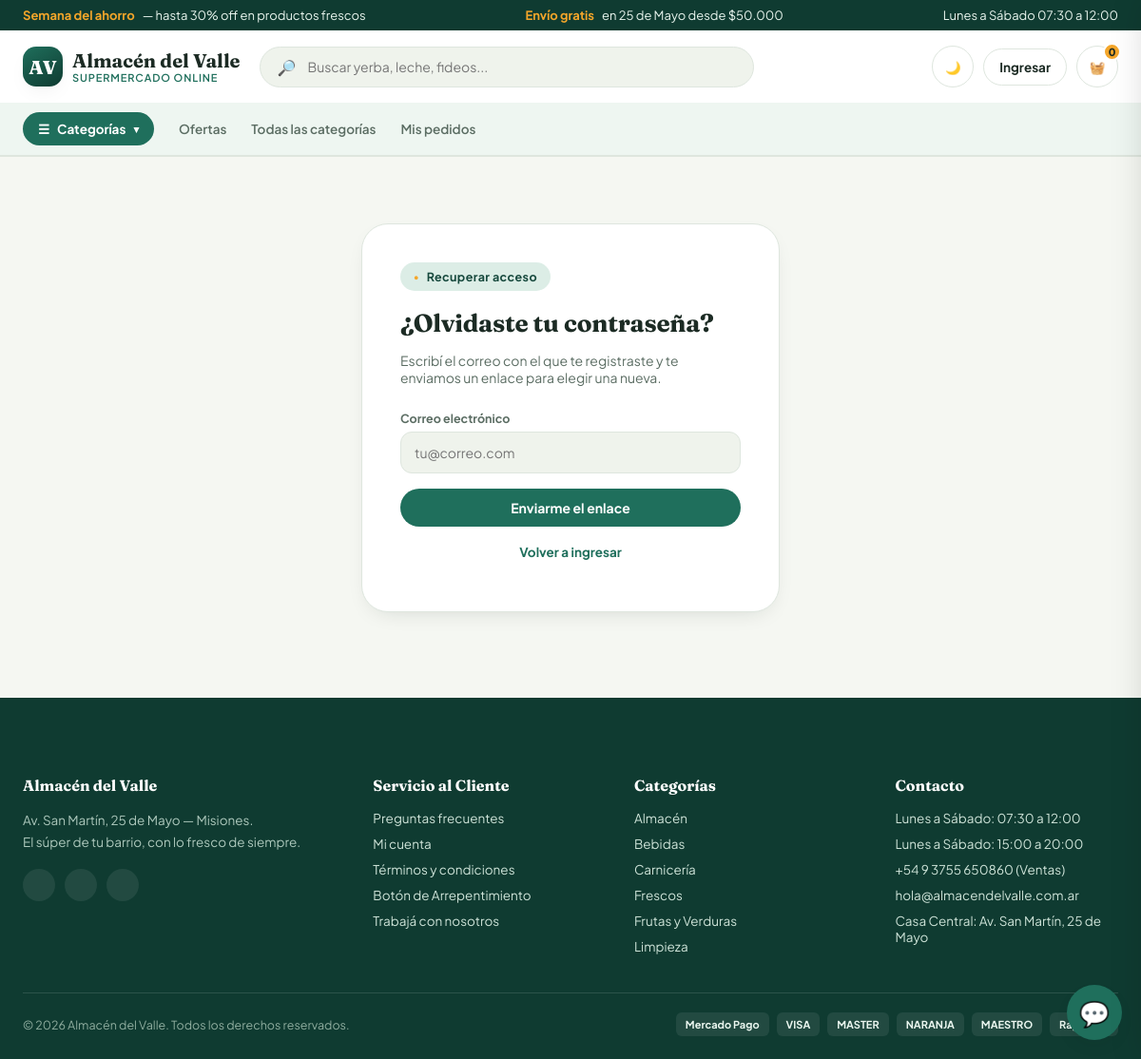
The page /recuperar-clave on the database its author committed.
### tables this page shows
CREATE TABLE horarios_atencion (
                id          INTEGER PRIMARY KEY AUTOINCREMENT,
                dias        TEXT NOT NULL,
                hora_inicio TEXT NOT NULL,
                hora_fin    TEXT NOT NULL,
                orden       INTEGER DEFAULT 0
            );

CREATE TABLE direcciones (
                id          INTEGER PRIMARY KEY AUTOINCREMENT,
                nombre      TEXT DEFAULT 'Casa Central',
                direccion   TEXT NOT NULL,
                ciudad      TEXT DEFAULT '',
                provincia   TEXT DEFAULT '',
                orden       INTEGER DEFAULT 0
            );

CREATE TABLE redes_sociales (
                id          INTEGER PRIMARY KEY AUTOINCREMENT,
                plataforma  TEXT NOT NULL,
                url         TEXT NOT NULL,
                orden       INTEGER DEFAULT 0
            );

CREATE TABLE categories (
                id          TEXT PRIMARY KEY,
                name        TEXT NOT NULL,
                icon        TEXT DEFAULT '📦',
                color       TEXT DEFAULT '#DCEDE6'
            );

CREATE TABLE contactos (
                id          INTEGER PRIMARY KEY AUTOINCREMENT,
                tipo        TEXT NOT NULL DEFAULT 'Teléfono',
                etiqueta    TEXT DEFAULT '',
                valor       TEXT NOT NULL,
                orden       INTEGER DEFAULT 0
            );

### app.py (the view)
@app.route('/recuperar-clave', methods=['GET', 'POST'])
def recuperar_clave():
    if request.method == 'POST':
        email = request.form.get('email', '').strip().lower()
        pedir_recuperacion('cliente', lambda db: db.execute(
            "SELECT id, nombre, email FROM clientes WHERE email=?", (email,)).fetchone() if '@' in email else None)
        return redirect(url_for('recuperar_clave'))
    return render_template('recuperar_clave.html')

### app.py (called while the page is built, shortened)
def get_db():
    conn = sqlite3.connect(DB_PATH)
    conn.row_factory = sqlite3.Row
    conn.execute("PRAGMA journal_mode=WAL")
    conn.execute("PRAGMA foreign_keys=ON")
    return conn

def get_cart():
    return session.setdefault('cart', [])

def version_de_estaticos():
    if time.time() < _cache_version['hasta']:
        return _cache_version['valor']

def cart_details():
    cart = get_cart()
    if not cart:
        return [], 0.0

@app.before_request
def forzar_https():
    if USAR_HTTPS and not request.is_secure:
        return redirect(request.url.replace('http://', 'https://', 1), code=301)

@app.after_request
def agregar_cabeceras_de_seguridad(respuesta):
    respuesta.headers.setdefault('X-Content-Type-Options', 'nosniff')
    respuesta.headers.setdefault('X-Frame-Options', 'SAMEORIGIN')  # SAMEORIGIN: la vista previa del panel usa un iframe propio
    respuesta.headers.setdefault('Referrer-Policy', 'strict-origin-when-cross-origin')
    if USAR_HTTPS:
        respuesta.headers.setdefault('Strict-Transport-Security', 'max-age=31536000; includeSubDomains')
    return respuesta

@app.before_request
def actualizar_permisos_del_panel():
    if not session.get('admin_logged_in') or session.get('es_dueno') or request.endpoint == 'static':
        return

@app.before_request
def descartar_sesion_de_cliente_inexistente():
    cliente_id = session.get('cliente_id')
    if not cliente_id or request.endpoint == 'static':
        return

### templates/recuperar_clave.html (shortened to what this page needs)
{% extends 'base.html' %}
{% block content %}
<section class="section auth-section">
  <div class="container auth-container">
    <div class="auth-card">
      <div class="eyebrow">Recuperar acceso</div>
      <h2>¿Olvidaste tu contraseña?</h2>
      <p class="sub">Escribí el correo con el que te registraste y te enviamos un enlace para elegir una nueva.</p>
      <form method="POST" class="auth-form"><input type="hidden" name="csrf_token" value="{{ csrf_token() }}">
        <div class="field">
          <label>Correo electrónico</label>
          <input type="email" name="email" placeholder="tu@correo.com" autocomplete="email" required>
        </div>
        <button class="btn-pill btn-primary" type="submit" style="width:100%;justify-content:center">Enviarme el enlace</button>
      </form>
      <p class="auth-alt"><a href="{{ url_for('login') }}">Volver a ingresar</a></p>
    </div>
  </div>
</section>
{% endblock %}

### templates/base.html (shortened to what this page needs)
<!DOCTYPE html>
<html lang="es">
<head>
<link rel="stylesheet" href="{{ url_for('static', filename='css/style.css', v=version_estaticos()) }}">
</head>
<body>
<div class="topbar">
  <div class="container">
    <div class="topbar-msg"> <b>Semana del ahorro</b> — hasta 30% off en productos frescos</div>
    <div class="topbar-msg"> <b>Envío gratis</b> en 25 de Mayo desde $50.000</div>
    {% if horarios_negocio %}
    <div class="topbar-msg hide-mobile"> {{ horarios_negocio[0].dias }} {{ horarios_negocio[0].hora_inicio }} a {{ horarios_negocio[0].hora_fin }}</div>
    {% endif %}
  </div>
</div>
<header class="main">
  <div class="header-inner container">
    <a class="logo" href="{{ url_for('index') }}">
      <div class="logo-mark">AV</div>
      <div class="logo-text">Almacén del Valle<span>Supermercado online</span></div>
    </a>
    <div class="searchbar">
      🔎 <input type="text" id="searchInput" placeholder="Buscar yerba, leche, fideos..." autocomplete="off">
    </div>
    <div class="header-actions">
      <button class="icon-btn" onclick="toggleTheme()" title="Modo claro/oscuro" id="themeBtn">🌙</button>
      {% if session.get('cliente_id') %}
      <div class="user-menu">
        <button class="icon-btn" title="Mi cuenta"></button>
        <div class="user-dropdown">
          <div class="ud-name">Hola, {{ session.get('cliente_nombre') }}</div>
          <a href="{{ url_for('favoritos') }}"> Mis favoritos</a>
          <a href="{{ url_for('mis_pedidos') }}">Mis pedidos</a>
          <a href="{{ url_for('logout') }}">Cerrar sesión</a>
        </div>
      </div>
      {% else %}
      <a class="login-link" href="{{ url_for('login') }}"> Ingresar</a>
      {% endif %}
      <button class="icon-btn" onclick="openCart()" title="Carrito">
        🧺<span class="badge" id="cartCount">{{ cart_count|default(0) }}</span>
      </button>
    </div>
  </div>
  <nav class="catnav">
    <div class="container catnav-inner">
      <button class="catnav-trigger" id="megaMenuBtn" onclick="toggleMegaMenu()">
        <span class="cnt-ico">☰</span> Categorías <span class="cnt-arrow">▾</span>
      </button>
      <a href="#productos">Ofertas</a>
      <a href="#categorias">Todas las categorías</a>
      <a href="{{ url_for('mis_pedidos') }}">Mis pedidos</a>
    </div>
  </nav>
</header>
<main>
  {% block content %}{% endblock %}
</main>
<footer>
  <div class="container">
    <div class="footer-grid">
      <div>
        <h5>Almacén del Valle</h5>
        <p>{% if direcciones_negocio %}{{ direcciones_negocio[0].direccion }}, {{ direcciones_negocio[0].ciudad }} — {{ direcciones_negocio[0].provincia }}.<br>{% endif %}El súper de tu barrio, con lo fresco de siempre.</p>
        <div class="footer-social">
          {% for r in redes_negocio %}
          {% set iconos = {'Facebook':'','Instagram':'','WhatsApp':'','TikTok':'','X':'','YouTube':''} %}
          <a href="{{ r.url }}" title="{{ r.plataforma }}" target="_blank">{{ iconos.get(r.plataforma, '🔗') }}</a>
          {% endfor %}
        </div>
      </div>
      <div>
        <h5>Servicio al Cliente</h5>
        <ul>
          <li><a href="#">Preguntas frecuentes</a></li>
          <li><a href="{{ url_for('mis_pedidos') if session.get('cliente_id') else url_for('login') }}">Mi cuenta</a></li>
          <li><a href="#">Términos y condiciones</a></li>
          <li><a href="#">Botón de Arrepentimiento</a></li>
          <li><a href="#">Trabajá con nosotros</a></li>
        </ul>
      </div>
      <div>
        <h5>Categorías</h5>
        <ul>
          {% for c in (categories|default([]))[:6] %}
          <li><a href="#" onclick="setCat('{{ c.id }}'); return false;">{{ c.name }}</a></li>
          {% endfor %}
        </ul>
      </div>
      <div>
        <h5>Contacto</h5>
        <ul>
          {% for h in horarios_negocio %}
          <li>{{ h.dias }}: {{ h.hora_inicio }} a {{ h.hora_fin }}</li>
          {% endfor %}
          {% for c in contactos_negocio %}
          {% set iconos_c = {'Teléfono':'','WhatsApp':'','Email':''} %}
          <li>{{ iconos_c.get(c.tipo, '') }} {{ c.valor }}{% if c.etiqueta %} ({{ c.etiqueta }}){% endif %}</li>
          {% endfor %}
          {% for d in direcciones_negocio %}
          <li> {{ d.nombre }}: {{ d.direccion }}{% if d.ciudad %}, {{ d.ciudad }}{% endif %}</li>
          {% endfor %}
        </ul>
      </div>
    </div>
    <div class="footer-bottom">
      <span>© 2026 Almacén del Valle. Todos los derechos reservados.</span>
      <div class="pay-icons">
        <span>Mercado Pago</span><span>VISA</span><span>MASTER</span><span>NARANJA</span><span>MAESTRO</span><span>Rapipago</span>
      </div>
    </div>
  </div>
</footer>
<button class="chat-fab" id="chatFab" type="button" onclick="toggleChat()" aria-label="Hablar con Alice, la asistente virtual">💬</button>
</body>
</html>

### rows shown on the page
horarios_atencion: dias "Lunes a Sábado", hora_inicio "07:30", hora_fin "12:00"
direcciones: direccion "Av. San Martín", ciudad "25 de Mayo", provincia "Misiones", nombre "Casa Central"
categories: name "Almacén"
categories: name "Bebidas"
categories: name "Carnicería"
categories: name "Frescos"
categories: name "Frutas y Verduras"
categories: name "Limpieza"
horarios_atencion: dias "Lunes a Sábado", hora_inicio "15:00", hora_fin "20:00"
contactos: valor "+54 9 3755 650860", etiqueta "Ventas"
contactos: valor "hola@almacendelvalle.com.ar"

### other values the page prints
{{ cart_count|default(0) }} "0"
